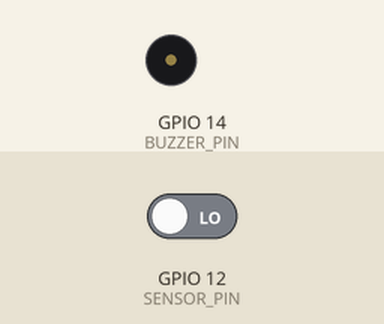
Bench run of a sketch on a simulated ESP8266 (NodeMCU). Parts: buzzer (waves = sounding, pin HIGH). The inputs (shaded band) are chosen by the test bench; at power-on: GPIO 12 (SENSOR_PIN) LOW. WiFi joins after 1.5 s; servers stay silent unless stated; uploads are accepted with an empty reply; what the sketch prints to the serial monitor is not drawn.

Above: at 2.7 s.
2.8 s: GPIO 12 (SENSOR_PIN) driven HIGH
At 3.15 s:
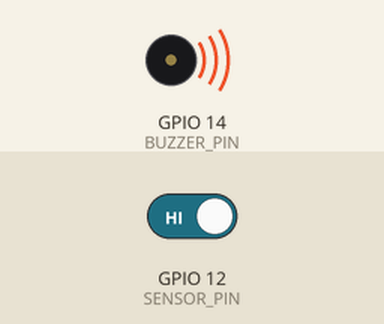
Timing chart, 0 to 6.4 s (numbered marks = the images above; inputs shaded):
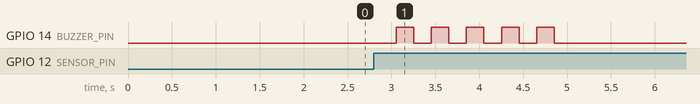

The sketch:

esp8266_sensor.ino
```cpp
/*
 * ESP8266 ESP-12E: sensor infravermelho em GPIO12 e buzzer em GPIO14.
 * O ESP também disponibiliza uma página simples na porta 80.
 *
 * Configure WIFI_SSID, WIFI_PASSWORD e FLASK_SERVER_IP antes de gravar.
 * O computador/servidor Flask precisa estar acessível na mesma rede Wi-Fi.
 */
#include <ESP8266WiFi.h>
#include <ESP8266WebServer.h>
#include <ESP8266HTTPClient.h>

const char *WIFI_SSID = "NOME_DA_REDE";
const char *WIFI_PASSWORD = "SENHA_DA_REDE";
const char *FLASK_SERVER_IP = "192.168.1.100"; // IP do computador que executa o Flask
const uint16_t FLASK_SERVER_PORT = 5000;
const char *SENSOR_ID = "sensor-entrada";

constexpr uint8_t SENSOR_PIN = 12; // GPIO12 (D6 em placas NodeMCU)
constexpr uint8_t BUZZER_PIN = 14; // GPIO14 (D5 em placas NodeMCU)
constexpr uint8_t SENSOR_ATIVO = HIGH; // Altere para LOW se o módulo detectar em nível baixo
constexpr unsigned long DEBOUNCE_MS = 50;
constexpr unsigned long RECONNECT_INTERVAL_MS = 10000;
constexpr unsigned long BEEP_INTERVAL_MS = 200;
constexpr uint8_t BEEPS_PER_DETECTION = 5;

ESP8266WebServer webServer(80);

int sensorState = LOW;
int lastSensorReading = LOW;
unsigned long lastSensorChangeMs = 0;
unsigned long lastReconnectAttemptMs = 0;
unsigned long nextBeepMs = 0;
uint8_t beepsRemaining = 0;
bool buzzerOn = false;

void handleRoot() {
  String html = F("<!doctype html><html lang='pt-BR'><meta charset='utf-8'>"
                  "<meta name='viewport' content='width=device-width,initial-scale=1'>"
                  "<title>Sensor de presença</title><body><h1>Sensor de presença</h1>");
  html += F("<p>Wi-Fi: ");
  if (WiFi.status() == WL_CONNECTED) html += F("conectado");
  else html += F("desconectado");
  html += F("</p><p>IP do ESP8266: ");
  if (WiFi.status() == WL_CONNECTED) html += WiFi.localIP().toString();
  else html += F("indisponível");
  html += F("</p><p>Sensor: ");
  if (sensorState == SENSOR_ATIVO) html += F("presença detectada");
  else html += F("sem presença");
  html += F("</p></body></html>");
  webServer.send(200, "text/html; charset=utf-8", html);
}

void handleStatus() {
  String json = F("{\"wifi\":\"");
  if (WiFi.status() == WL_CONNECTED) json += F("conectado");
  else json += F("desconectado");
  json += F("\",\"presenca\":");
  if (sensorState == SENSOR_ATIVO) json += F("true");
  else json += F("false");
  json += F("}");
  webServer.send(200, "application/json", json);
}

void connectToWiFi() {
  WiFi.mode(WIFI_STA);
  WiFi.begin(WIFI_SSID, WIFI_PASSWORD);
  Serial.print(F("Conectando ao Wi-Fi"));
  const unsigned long startedAt = millis();
  while (WiFi.status() != WL_CONNECTED && millis() - startedAt < 20000) {
    delay(250);
    Serial.print('.');
  }
  Serial.println();
  if (WiFi.status() == WL_CONNECTED) {
    Serial.print(F("IP do ESP8266: "));
    Serial.println(WiFi.localIP());
  } else {
    Serial.println(F("Wi-Fi indisponível; novas tentativas serão feitas."));
  }
}

void registerPresence() {
  if (WiFi.status() != WL_CONNECTED) {
    Serial.println(F("Presença detectada, mas sem Wi-Fi; registro não enviado."));
    return;
  }

  WiFiClient client;
  HTTPClient http;
  String url = F("http://");
  url += FLASK_SERVER_IP;
  url += ':';
  url += FLASK_SERVER_PORT;
  url += F("/presenca?sensor_id=");
  url += SENSOR_ID;

  http.setTimeout(3000);
  if (!http.begin(client, url)) {
    Serial.println(F("Não foi possível iniciar a requisição HTTP."));
    return;
  }
  const int responseCode = http.GET();
  Serial.printf("GET %s -> HTTP %d\n", url.c_str(), responseCode);
  if (responseCode > 0) {
    Serial.println(http.getString());
  }
  http.end();
}

void startBuzzerSequence() {
  beepsRemaining = BEEPS_PER_DETECTION;
  buzzerOn = true;
  digitalWrite(BUZZER_PIN, HIGH);
  nextBeepMs = millis() + BEEP_INTERVAL_MS;
}

void updateBuzzer() {
  if (beepsRemaining == 0 || millis() < nextBeepMs) return;

  if (buzzerOn) {
    digitalWrite(BUZZER_PIN, LOW);
    buzzerOn = false;
    --beepsRemaining;
  } else {
    digitalWrite(BUZZER_PIN, HIGH);
    buzzerOn = true;
  }
  nextBeepMs = millis() + BEEP_INTERVAL_MS;
}

void updateSensor() {
  const int reading = digitalRead(SENSOR_PIN);
  if (reading != lastSensorReading) {
    lastSensorReading = reading;
    lastSensorChangeMs = millis();
  }

  if (reading != sensorState && millis() - lastSensorChangeMs >= DEBOUNCE_MS) {
    sensorState = reading;
    if (sensorState == SENSOR_ATIVO) {
      Serial.println(F("Presença detectada."));
      registerPresence();
      startBuzzerSequence();
    }
  }
}

void setup() {
  Serial.begin(115200);
  pinMode(SENSOR_PIN, INPUT);
  pinMode(BUZZER_PIN, OUTPUT);
  digitalWrite(BUZZER_PIN, LOW);

  sensorState = digitalRead(SENSOR_PIN);
  lastSensorReading = sensorState;
  lastSensorChangeMs = millis();

  webServer.on("/", HTTP_GET, handleRoot);
  webServer.on("/status", HTTP_GET, handleStatus);
  webServer.onNotFound([]() { webServer.send(404, "text/plain", "Nao encontrado"); });
  webServer.begin();
  Serial.println(F("Servidor web iniciado na porta 80."));

  connectToWiFi();
  lastReconnectAttemptMs = millis();
}

void loop() {
  webServer.handleClient();
  updateSensor();
  updateBuzzer();

  if (WiFi.status() != WL_CONNECTED &&
      millis() - lastReconnectAttemptMs >= RECONNECT_INTERVAL_MS) {
    lastReconnectAttemptMs = millis();
    WiFi.disconnect();
    WiFi.begin(WIFI_SSID, WIFI_PASSWORD);
  }
}
```

Measured:
- after the input at 2.8 s, GPIO 14 (BUZZER_PIN): alternates HIGH for 0.20 s and LOW for 0.20 s, 10 changes in all, then stays LOW, starting after 0.25 s
